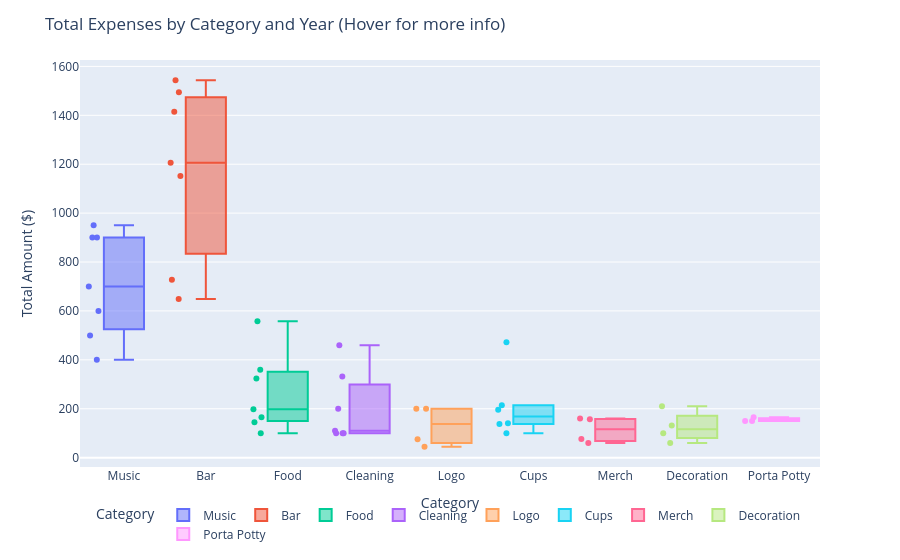

Write notebook code for a chart like this one.
### Code cell
# group and sort sums by Category and Year
df_cat_year_sum = exp_df.groupby(["Category", "Year"]).sum().reset_index()

# Order categories
category_order = [
    "Music",
    "Bar",
    "Food",
    "Cleaning",
    "Logo",
    "Cups",
    "Merch",
    "Decoration",
    "Porta Potty",
]

# create boxplot with all points and a different color for each category
fig = px.box(
    df_cat_year_sum,
    x="Category",
    y="Amount",
    color="Category",
    points="all",
    hover_data={"Amount": ":$.2f", "Year": True},
    category_orders={"Category": category_order},
)

# format plot
fig.update_layout(
    title="Total Expenses by Category and Year (Hover for more info)",
    xaxis_title="Category",
    yaxis_title="Total Amount ($)",
    legend_orientation="h",  # horizontal legend
    legend_yanchor="bottom",
    legend_y=-0.2,  # move below plot
    legend_xanchor="center",
    legend_x=0.5,
)

# show the plot
fig.show()

### Figure 1 — Plotly figure (JSON) as saved in the notebook; plotly's stock layout.template omitted (floating-point values rounded to 4 significant figures)
{"data": [{"alignmentgroup": "True", "boxpoints": "all", "customdata": [[2017], [2018], [2019], [2021], [2022], [2023], [2024]], "hovertemplate": "Category=%{x}<br>Amount=%{y:$.2f}<br>Year=%{customdata[0]}<extra></extra>", "legendgroup": "Music", "marker": {"color": "#636efa"}, "name": "Music", "notched": false, "offsetgroup": "Music", "orientation": "v", "showlegend": true, "type": "box", "x": ["Music", "Music", "Music", "Music", "Music", "Music", "Music"], "x0": " ", "xaxis": "x", "y": [400, 500, 600, 900, 950, 900, 700], "y0": " ", "yaxis": "y"}, {"alignmentgroup": "True", "boxpoints": "all", "customdata": [[2017], [2018], [2019], [2021], [2022], [2023], [2024]], "hovertemplate": "Category=%{x}<br>Amount=%{y:$.2f}<br>Year=%{customdata[0]}<extra></extra>", "legendgroup": "Bar", "marker": {"color": "#EF553B"}, "name": "Bar", "notched": false, "offsetgroup": "Bar", "orientation": "v", "showlegend": true, "type": "box", "x": ["Bar", "Bar", "Bar", "Bar", "Bar", "Bar", "Bar"], "x0": " ", "xaxis": "x", "y": [727.7, 649, 1543.0, 1206.0, 1494.0, 1415.0, 1152], "y0": " ", "yaxis": "y"}, {"alignmentgroup": "True", "boxpoints": "all", "customdata": [[2017], [2018], [2019], [2021], [2022], [2023], [2024]], "hovertemplate": "Category=%{x}<br>Amount=%{y:$.2f}<br>Year=%{customdata[0]}<extra></extra>", "legendgroup": "Food", "marker": {"color": "#00cc96"}, "name": "Food", "notched": false, "offsetgroup": "Food", "orientation": "v", "showlegend": true, "type": "box", "x": ["Food", "Food", "Food", "Food", "Food", "Food", "Food"], "x0": " ", "xaxis": "x", "y": [165.3, 145, 197.8, 323.4, 557.7, 359.9, 100], "y0": " ", "yaxis": "y"}, {"alignmentgroup": "True", "boxpoints": "all", "customdata": [[2017], [2018], [2019], [2021], [2022], [2023], [2024]], "hovertemplate": "Category=%{x}<br>Amount=%{y:$.2f}<br>Year=%{customdata[0]}<extra></extra>", "legendgroup": "Cleaning", "marker": {"color": "#ab63fa"}, "name": "Cleaning", "notched": false, "offsetgroup": "Cleaning", "orientation": "v", "showlegend": true, "type": "box", "x": ["Cleaning", "Cleaning", "Cleaning", "Cleaning", "Cleaning", "Cleaning", "Cleaning"], "x0": " ", "xaxis": "x", "y": [110, 100, 100, 100, 332.4, 460, 200], "y0": " ", "yaxis": "y"}, {"alignmentgroup": "True", "boxpoints": "all", "customdata": [[2019], [2021], [2022], [2023]], "hovertemplate": "Category=%{x}<br>Amount=%{y:$.2f}<br>Year=%{customdata[0]}<extra></extra>", "legendgroup": "Logo", "marker": {"color": "#FFA15A"}, "name": "Logo", "notched": false, "offsetgroup": "Logo", "orientation": "v", "showlegend": true, "type": "box", "x": ["Logo", "Logo", "Logo", "Logo"], "x0": " ", "xaxis": "x", "y": [45, 74.8, 200, 200], "y0": " ", "yaxis": "y"}, {"alignmentgroup": "True", "boxpoints": "all", "customdata": [[2017], [2018], [2019], [2021], [2022], [2023]], "hovertemplate": "Category=%{x}<br>Amount=%{y:$.2f}<br>Year=%{customdata[0]}<extra></extra>", "legendgroup": "Cups", "marker": {"color": "#19d3f3"}, "name": "Cups", "notched": false, "offsetgroup": "Cups", "orientation": "v", "showlegend": true, "type": "box", "x": ["Cups", "Cups", "Cups", "Cups", "Cups", "Cups"], "x0": " ", "xaxis": "x", "y": [100, 140.6, 195.5, 214.1, 137.8, 471.8], "y0": " ", "yaxis": "y"}, {"alignmentgroup": "True", "boxpoints": "all", "customdata": [[2017], [2019], [2021], [2023]], "hovertemplate": "Category=%{x}<br>Amount=%{y:$.2f}<br>Year=%{customdata[0]}<extra></extra>", "legendgroup": "Merch", "marker": {"color": "#FF6692"}, "name": "Merch", "notched": false, "offsetgroup": "Merch", "orientation": "v", "showlegend": true, "type": "box", "x": ["Merch", "Merch", "Merch", "Merch"], "x0": " ", "xaxis": "x", "y": [160, 156.6, 76.39, 60], "y0": " ", "yaxis": "y"}, {"alignmentgroup": "True", "boxpoints": "all", "customdata": [[2018], [2019], [2022], [2023]], "hovertemplate": "Category=%{x}<br>Amount=%{y:$.2f}<br>Year=%{customdata[0]}<extra></extra>", "legendgroup": "Decoration", "marker": {"color": "#B6E880"}, "name": "Decoration", "notched": false, "offsetgroup": "Decoration", "orientation": "v", "showlegend": true, "type": "box", "x": ["Decoration", "Decoration", "Decoration", "Decoration"], "x0": " ", "xaxis": "x", "y": [100, 60, 209.8, 132], "y0": " ", "yaxis": "y"}, {"alignmentgroup": "True", "boxpoints": "all", "customdata": [[2019], [2022], [2023]], "hovertemplate": "Category=%{x}<br>Amount=%{y:$.2f}<br>Year=%{customdata[0]}<extra></extra>", "legendgroup": "Porta Potty", "marker": {"color": "#FF97FF"}, "name": "Porta Potty", "notched": false, "offsetgroup": "Porta Potty", "orientation": "v", "showlegend": true, "type": "box", "x": ["Porta Potty", "Porta Potty", "Porta Potty"], "x0": " ", "xaxis": "x", "y": [165.5, 150, 150], "y0": " ", "yaxis": "y"}], "layout": {"boxmode": "overlay", "legend": {"orientation": "h", "title": {"text": "Category"}, "tracegroupgap": 0, "x": 0.5, "xanchor": "center", "y": -0.2, "yanchor": "bottom"}, "margin": {"t": 60}, "title": {"text": "Total Expenses by Category and Year (Hover for more info)"}, "xaxis": {"anchor": "y", "categoryarray": ["Music", "Bar", "Food", "Cleaning", "Logo", "Cups", "Merch", "Decoration", "Porta Potty"], "categoryorder": "array", "domain": [0, 1], "title": {"text": "Category"}}, "yaxis": {"anchor": "x", "domain": [0, 1], "title": {"text": "Total Amount ($)"}}}}
